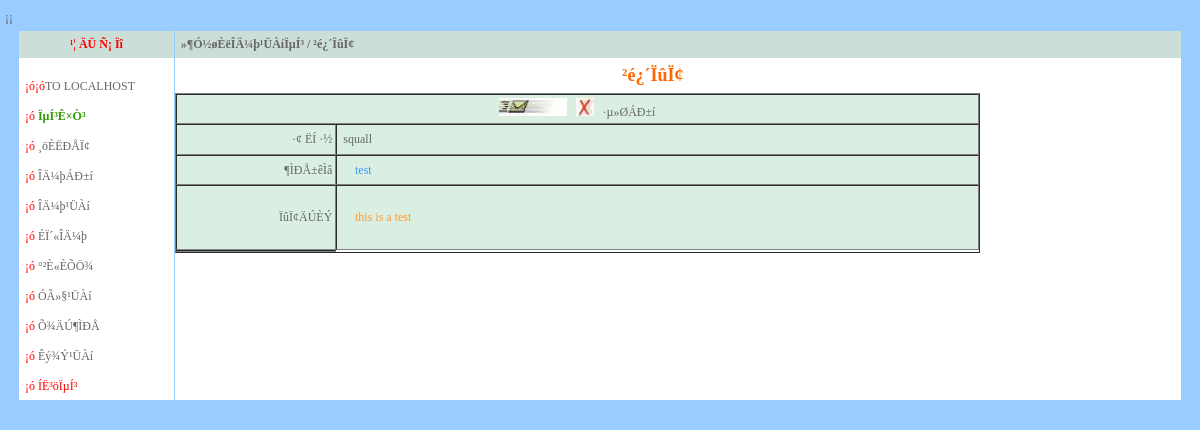
Page /sysPages/mailManage/mailview.php?messageId=1 (signed in) on the committed database.
### tables this page shows
CREATE TABLE `user` (
  `id` bigint(20) NOT NULL AUTO_INCREMENT,
  `userName` varchar(10) NOT NULL DEFAULT '',
  `password` char(32) NOT NULL,
  `chineseName` varchar(20) DEFAULT NULL,
  `company` varchar(50) DEFAULT NULL,
  `phoneNumber` varchar(20) DEFAULT NULL,
  `userRight` varchar(20) DEFAULT NULL,
  `secretKey` varchar(32) DEFAULT NULL,
  `emailAddr` varchar(30) DEFAULT NULL,
  PRIMARY KEY (`id`)
);

CREATE TABLE `sitemessage` (
  `id` bigint(20) NOT NULL AUTO_INCREMENT,
  `messageFrom` bigint(20) NOT NULL,
  `messageTo` bigint(20) NOT NULL,
  `messageTitle` varchar(30) NOT NULL,
  `messageContent` varchar(200) NOT NULL,
  `messageTime` date NOT NULL,
  `isFromSys` char(1) NOT NULL DEFAULT '0',
  `isRead` char(1) NOT NULL DEFAULT '0',
  PRIMARY KEY (`id`)
);

### sysPages/mailManage/mailview.php (the view, shortened to what this page needs)
<?
$title = "²é¿´ÏûÏ¢";
require ("../globalPages/global.php");
$messageId = $_GET["messageId"];
$messages = mysql_query("select * from sitemessage where id='$messageId'");
$message = mysql_fetch_object($messages);
$messageFromId=$message->messageFrom;
$usersFrom = mysql_query("select * from user where id='$messageFromId'");
$userFrom=mysql_fetch_object($usersFrom);
$userFromName=$userFrom->userName;
print "<tr><td bgcolor=#CBDED8 colspan=3><b>$xtm/ $title</b> </td></tr>";
?>
<center>
<table width="95%">
       <tr>
<td width="100%" height="31" colspan="7" bgcolor="#FFFFFF"><div align="center"><font color="#FF6600" size="4" face="verdana"><strong><?=$title?></strong></font></div></td>
      </tr>
<table width="80%" border="1" cellspacing="0" cellpadding="0">           <tr>
            <td height="30" colspan="2" bgcolor="#DAEFE1"><div align="center"><a href="javascript:void(3)" onClick="window.open ('writemail.php?recname=<?=$mail[3]?>','','top=100,left=0,width=700,height=465,status=no,resizable=yes,scrollbars=yes');" title="¸ø <?=$mail[3]?> »ØÐÅ"><img src="../images/mail.gif" border=0 height="18"></a>&nbsp;&nbsp; <a href="delmail.php?id=<?=$mail[1]?>" onClick="JavaScript: if(confirm('È·ÊµÒªÉ¾³ý¸ÃÌõÏûÏ¢Âð£¿')) return true; else return false;"><img src="../images/fol-over.jpg" border=0 height="18" title="É¾³ý"></a>&nbsp;&nbsp; <a href="sitemail.php">·µ»ØÁÐ±í</a> </div></td>
          </tr>
          <tr>
            <td width="20%" height="31" bgcolor="#DAEFE1"><div align="right">·¢ ËÍ ·½&nbsp;</div></td>
            <td width="80%" bgcolor="#DAEFE1">&nbsp;
              <?=$userFromName?>
<? if($message->isFromSys==1)echo"[<font color=#FF0000>ÏµÍ³ÏûÏ¢</font>]";?></td>
          </tr>
          <tr>
            <td height="30" bgcolor="#DAEFE1"><div align="right">¶ÌÐÅ±êÌâ&nbsp;</div></td>
            <td bgcolor="#DAEFE1"><table width="100%" border="0">
                <tr>
                  <td width="2%">&nbsp;</td>
                  <td width="98%"><font color="#FF9933">
             <font color="#3399FF">
            <?=$message->messageTitle?>
            </font>
                  </font></td>
                </tr>
            </table></td>
          </tr>
          <tr>
            <td height="65" bgcolor="#DAEFE1"><div align="right">ÏûÏ¢ÄÚÈÝ&nbsp;</div></td>
            <td bgcolor="#DAEFE1">
              <table width="100%" border="0">
                <tr>
                  <td width="2%">&nbsp;</td>
                  <td width="98%"><font color="#FF9933">
                    <?php echo nl2br($message->messageContent)?>
                  </font></td>
                </tr>
            </table></td>
     </tr>
          <tr>
        <td></td>
      </tr>
    </table>

### sysPages/images/cs.css (style rules this page uses)
A { TEXT-DECORATION: none }
A:link { COLOR: #666666; FONT-FAMILY: ����; TEXT-DECORATION: none }
body { font-size: 12px; color: #666666; font-family: ����; line-height:200%; scrollbar-face-color: #e8e7e7; scrollbar-highlight-color: #ffffff; scrollbar-shadow-color: #ffffff; scrollbar-3dlight-color: #cccccc; scrollbar-arrow-color: #ff6600; scrollbar-track-color: #EFEFEF; scrollbar-darkshadow-color: #b2b2b2; scrollbar-base-color: #000000 }
TABLE { FONT-FAMILY: ����; FONT-SIZE: 9pt }

### rows in the picture
user: userName "squall"
sitemessage: messageTitle "test", messageContent "this is a test"

### other values in the picture
$xtm "»¶Ó­½øÈëÎÄ¼þ¹ÜÀíÏµÍ³"
$title "²é¿´ÏûÏ¢"
